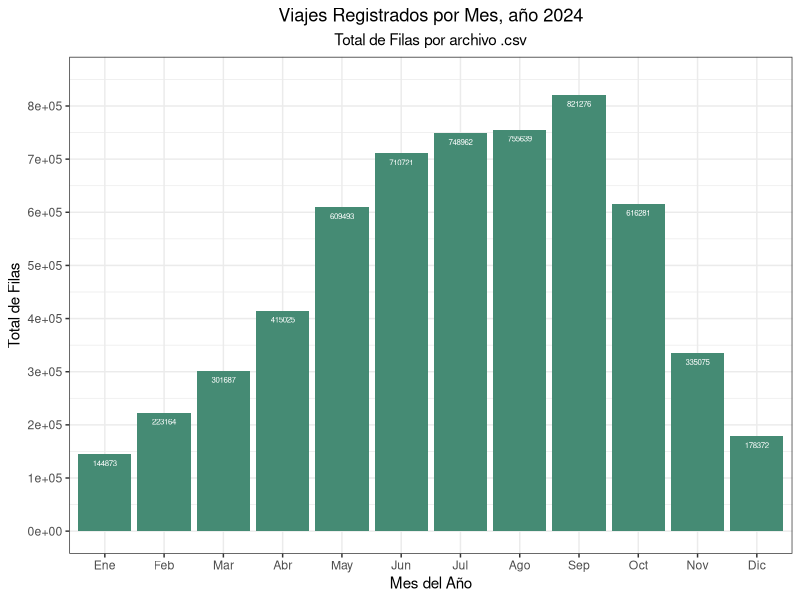

Generate this figure with R:
# exp_size: total de filas en cada archivo .csv para Preparar
# se necesita la librería forcats (en tidyverse) para tratar al eje x como vector

library("tidyverse")
library("ggplot2")

# se copia el dataframe general de clean_table.R
# datos <- matriz de formato [filas,columnas] = [meses, totales]
datos <- data.frame (
  meses <- c("Ene", "Feb", "Mar", "Abr", "May", "Jun", 
             "Jul", "Ago", "Sep", "Oct", "Nov", "Dic"),
  totales <- c(144873, 223164, 301687, 415025, 609493, 710721,
              748962, 755639, 821276, 616281, 335075, 178372)
)

# Ploteo de los datos: gráfico de barras clásico
ggplot(datos, aes(x = factor(meses, levels = unique(meses)), y = totales)) + 
  geom_bar(position = "dodge", stat = "identity", fill = "aquamarine4") +
  scale_y_continuous(limits = c(0,850000), n.breaks = 7) + 
  ggtitle("Viajes Registrados por Mes, año 2024",
          subtitle = "Total de Filas por archivo .csv") +
  xlab("Mes del Año") +
  ylab("Total de Filas") +
  geom_text(label = totales, size = 2, vjust = 2, color = "white")+
  theme_bw() +
  theme(
    plot.title = element_text(hjust = 0.5),
    plot.subtitle = element_text(hjust = 0.5),
        )

